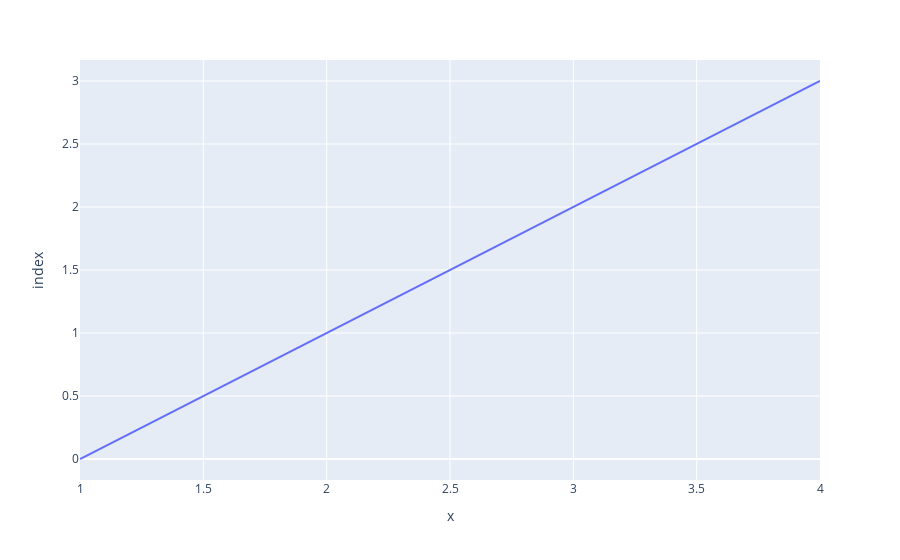

Notebook code cell kept with this figure:
### Markdown cell above
# Line gragh

### Code cell
import plotly.express as px
df = pd.read_excel('Movie.excel.ods')
x = [1,2,3,4]
y = [1,2,3,4]

fig = px.line(x,y)
fig.show()

### Figure 1 — Plotly figure (JSON) as saved in the notebook; plotly's stock layout.template omitted (floating-point values rounded to 4 significant figures)
{"data": [{"hovertemplate": "x=%{x}<br>index=%{y}<extra></extra>", "legendgroup": "", "line": {"color": "#636efa", "dash": "solid"}, "marker": {"symbol": "circle"}, "mode": "lines", "name": "", "orientation": "h", "showlegend": false, "type": "scatter", "x": [1, 2, 3, 4], "xaxis": "x", "y": [0, 1, 2, 3], "yaxis": "y"}], "layout": {"legend": {"tracegroupgap": 0}, "margin": {"t": 60}, "xaxis": {"anchor": "y", "domain": [0, 1], "title": {"text": "x"}}, "yaxis": {"anchor": "x", "domain": [0, 1], "title": {"text": "index"}}}}
